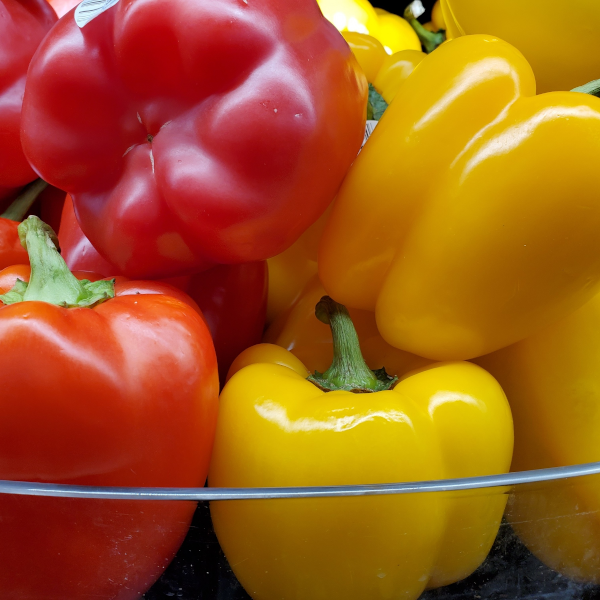
#> input picture src/tests/data/peppers.png, 600 x 600 px, found by its file name
$ python crop_resistant_segmentation.py   (older library calls are emulated)
#> lines starting #> are read from the running program, lines starting #| are printed output that depends on the picture
import numpy
from PIL import Image, ImageFilter

import imagehash

IMAGE_FILE = '../tests/data/peppers.png'
IMG_SIZE = 300
SEGMENT_THRESHOLD = 128
MIN_SEGMENT_SIZE = 500
RAINBOW = [
	(141, 211, 199),
	(255, 255, 179),
	(190, 186, 218),
	(251, 128, 114),
	(128, 177, 211),
	(253, 180, 98),
	(179, 222, 105),
	(252, 205, 229),
	(217, 217, 217),
	(188, 128, 189),
]

# Load image
full_image = Image.open(IMAGE_FILE)
#> full_image is the input picture: PIL image 600x600 RGBA; mean R, G, B, A 162.2, 88.6, 28.2, 255
width, height = full_image.size
#> width = 600; height = 600
# Image pre-processing
image = full_image.convert('L').resize((IMG_SIZE, IMG_SIZE), Image.ANTIALIAS)
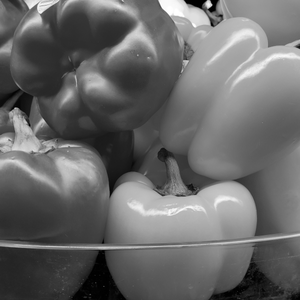
#> image: PIL image 300x300 L; min 0, max 255, mean 103.7
# Add filters
image = image.filter(ImageFilter.GaussianBlur()).filter(ImageFilter.MedianFilter())
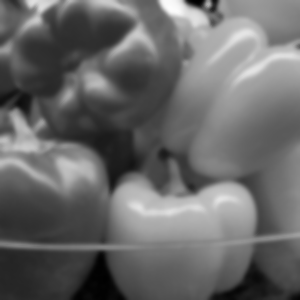
#> image: PIL image 300x300 L; min 0, max 252, mean 103.7
pixels = numpy.array(image).astype(numpy.float32)
# Split segments
#> (the run stopped early here; a loop or call above may not have finished)
